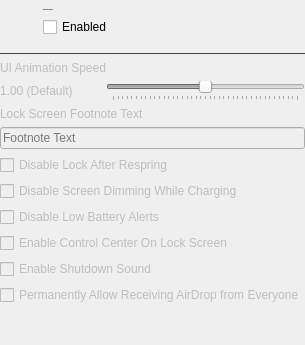
         <widget class="QWidget" name="springboardOptionsPage">
          <layout class="QVBoxLayout" name="verticalLayout_10">
           <property name="leftMargin">
            <number>0</number>
           </property>
           <property name="topMargin">
            <number>0</number>
           </property>
           <property name="rightMargin">
            <number>0</number>
           </property>
           <property name="bottomMargin">
            <number>0</number>
           </property>
           <item>
            <widget class="QWidget" name="horizontalWidget_4" native="true">
             <layout class="QHBoxLayout" name="horizontalLayout_13">
              <property name="spacing">
               <number>10</number>
              </property>
              <property name="leftMargin">
               <number>9</number>
              </property>
              <property name="topMargin">
               <number>9</number>
              </property>
              <property name="rightMargin">
               <number>9</number>
              </property>
              <property name="bottomMargin">
               <number>9</number>
              </property>
              <item>
               <widget class="QLabel" name="label_11">
                <property name="sizePolicy">
                 <sizepolicy hsizetype="Fixed" vsizetype="Fixed">
                  <horstretch>0</horstretch>
                  <verstretch>0</verstretch>
                 </sizepolicy>
                </property>
                <property name="minimumSize">
                 <size>
                  <width>24</width>
                  <height>24</height>
                 </size>
                </property>
                <property name="pixmap">
                 <pixmap resource="resources.qrc">:/icon/app-indicator.svg</pixmap>
                </property>
                <property name="alignment">
                 <set>Qt::AlignCenter</set>
                </property>
               </widget>
              </item>
              <item>
               <widget class="QWidget" name="verticalWidget_3" native="true">
                <layout class="QVBoxLayout" name="verticalLayout_7">
                 <property name="spacing">
                  <number>6</number>
                 </property>
                 <property name="leftMargin">
                  <number>0</number>
                 </property>
                 <property name="topMargin">
                  <number>0</number>
                 </property>
                 <property name="rightMargin">
                  <number>0</number>
                 </property>
                 <property name="bottomMargin">
                  <number>0</number>
                 </property>
                 <item>
                  <widget class="QLabel" name="springboardOptionsLbl">
                   <property name="font">
                    <font>
                     <pointsize>-1</pointsize>
                     <bold>true</bold>
                    </font>
                   </property>
                   <property name="text">
                    <string>Springboard Options</string>
                   </property>
                  </widget>
                 </item>
                 <item>
                  <widget class="QCheckBox" name="springboardOptionsEnabledChk">
                   <property name="text">
                    <string>Enabled</string>
                   </property>
                  </widget>
                 </item>
                </layout>
               </widget>
              </item>
              <item>
               <spacer name="horizontalSpacer_6">
                <property name="orientation">
                 <enum>Qt::Horizontal</enum>
                </property>
                <property name="sizeHint" stdset="0">
                 <size>
                  <width>40</width>
                  <height>20</height>
                 </size>
                </property>
               </spacer>
              </item>
             </layout>
            </widget>
           </item>
           <item>
            <widget class="Line" name="line_11">
             <property name="styleSheet">
              <string notr="true">QFrame {
	color: #414141;
}</string>
             </property>
             <property name="frameShadow">
              <enum>QFrame::Plain</enum>
             </property>
             <property name="orientation">
              <enum>Qt::Horizontal</enum>
             </property>
            </widget>
           </item>
           <item>
            <widget class="QWidget" name="springboardOptionsPageContent" native="true">
             <property name="enabled">
              <bool>false</bool>
             </property>
             <property name="maximumSize">
              <size>
               <width>450</width>
               <height>16777215</height>
              </size>
             </property>
             <layout class="QVBoxLayout" name="_2">
              <property name="leftMargin">
               <number>0</number>
              </property>
              <property name="topMargin">
               <number>0</number>
              </property>
              <property name="rightMargin">
               <number>0</number>
              </property>
              <property name="bottomMargin">
               <number>0</number>
              </property>
              <item>
               <widget class="QLabel" name="label_8">
                <property name="text">
                 <string>UI Animation Speed</string>
                </property>
               </widget>
              </item>
              <item>
               <widget class="QWidget" name="horizontalWidget" native="true">
                <layout class="QHBoxLayout" name="horizontalLayout_14">
                 <property name="leftMargin">
                  <number>0</number>
                 </property>
                 <property name="topMargin">
                  <number>0</number>
                 </property>
                 <property name="rightMargin">
                  <number>0</number>
                 </property>
                 <property name="bottomMargin">
                  <number>0</number>
                 </property>
                 <item>
                  <widget class="QLabel" name="UIAnimSpeedLbl">
                   <property name="minimumSize">
                    <size>
                     <width>100</width>
                     <height>0</height>
                    </size>
                   </property>
                   <property name="text">
                    <string>1.00 (Default)</string>
                   </property>
                  </widget>
                 </item>
                 <item>
                  <widget class="QSlider" name="UIAnimSpeedSld">
                   <property name="maximum">
                    <number>200</number>
                   </property>
                   <property name="singleStep">
                    <number>0</number>
                   </property>
                   <property name="pageStep">
                    <number>0</number>
                   </property>
                   <property name="value">
                    <number>100</number>
                   </property>
                   <property name="orientation">
                    <enum>Qt::Horizontal</enum>
                   </property>
                   <property name="tickPosition">
                    <enum>QSlider::TicksBelow</enum>
                   </property>
                   <property name="tickInterval">
                    <number>5</number>
                   </property>
                  </widget>
                 </item>
                </layout>
               </widget>
              </item>
              <item>
               <widget class="QLabel" name="label_13">
                <property name="text">
                 <string>Lock Screen Footnote Text</string>
                </property>
               </widget>
              </item>
              <item>
               <widget class="QLineEdit" name="footnoteTxt">
                <property name="placeholderText">
                 <string>Footnote Text</string>
                </property>
               </widget>
              </item>
              <item>
               <widget class="QCheckBox" name="disableLockRespringChk">
                <property name="text">
                 <string>Disable Lock After Respring</string>
                </property>
               </widget>
              </item>
              <item>
               <widget class="QCheckBox" name="disableDimmingChk">
                <property name="text">
                 <string>Disable Screen Dimming While Charging</string>
                </property>
               </widget>
              </item>
              <item>
               <widget class="QCheckBox" name="disableBatteryAlertsChk">
                <property name="text">
                 <string>Disable Low Battery Alerts</string>
                </property>
               </widget>
              </item>
              <item>
               <widget class="QCheckBox" name="enableLSCCChk">
                <property name="text">
                 <string>Enable Control Center On Lock Screen</string>
                </property>
               </widget>
              </item>
              <item>
               <widget class="QCheckBox" name="enableShutdownSoundChk">
                <property name="text">
                 <string>Enable Shutdown Sound</string>
                </property>
               </widget>
              </item>
              <item>
               <widget class="QCheckBox" name="allowAirDropEveryoneChk">
                <property name="text">
                 <string>Permanently Allow Receiving AirDrop from Everyone</string>
                </property>
               </widget>
              </item>
              <item>
               <spacer name="verticalSpacer_5">
                <property name="orientation">
                 <enum>Qt::Vertical</enum>
                </property>
                <property name="sizeHint" stdset="0">
                 <size>
                  <width>20</width>
                  <height>40</height>
                 </size>
                </property>
               </spacer>
              </item>
             </layout>
            </widget>
           </item>
          </layout>
         </widget>
